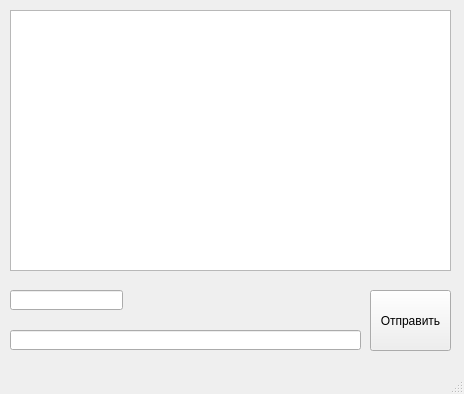
<?xml version="1.0" encoding="UTF-8"?>
<ui version="4.0">
 <class>MainWindow</class>
 <widget class="QMainWindow" name="MainWindow">
  <property name="geometry">
   <rect>
    <x>0</x>
    <y>0</y>
    <width>464</width>
    <height>394</height>
   </rect>
  </property>
  <property name="windowTitle">
   <string>PyQTClnt</string>
  </property>
  <widget class="QWidget" name="centralwidget">
   <widget class="QPushButton" name="pushButton">
    <property name="geometry">
     <rect>
      <x>370</x>
      <y>290</y>
      <width>81</width>
      <height>61</height>
     </rect>
    </property>
    <property name="text">
     <string>Отправить</string>
    </property>
   </widget>
   <widget class="QListWidget" name="listWidget_1">
    <property name="geometry">
     <rect>
      <x>10</x>
      <y>10</y>
      <width>441</width>
      <height>261</height>
     </rect>
    </property>
   </widget>
   <widget class="QLineEdit" name="lineEdit_1">
    <property name="geometry">
     <rect>
      <x>10</x>
      <y>290</y>
      <width>113</width>
      <height>20</height>
     </rect>
    </property>
   </widget>
   <widget class="QLineEdit" name="lineEdit_2">
    <property name="geometry">
     <rect>
      <x>10</x>
      <y>330</y>
      <width>351</width>
      <height>20</height>
     </rect>
    </property>
   </widget>
  </widget>
  <widget class="QMenuBar" name="menubar">
   <property name="geometry">
    <rect>
     <x>0</x>
     <y>0</y>
     <width>464</width>
     <height>21</height>
    </rect>
   </property>
  </widget>
  <widget class="QStatusBar" name="statusbar"/>
 </widget>
 <resources/>
 <connections/>
</ui>
